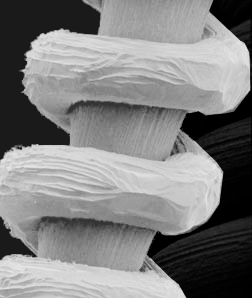
//> input picture test.tif, 252 x 298 px
$ ./Source   (built with g++ and OpenCV 4)
//> lines starting //> are read from the running program, lines starting //| are printed output that depends on the picture; after the words box and inside, x2 and y2 are one past the last pixel; in counts of white or black regions, pixels touching at a corner belong together
#include <opencv2/opencv.hpp>
#include <opencv2/core/core.hpp>
#include <opencv2/highgui/highgui.hpp>
#include <opencv2/imgproc/imgproc.hpp>
#include <opencv2/imgproc/types_c.h>
#include <iostream>

using namespace std;
using namespace cv;

void getStatData(int* hist, float* ave, float* var) {
	float average = 0, variance = 0;
	int size = 0;
	for (int i = 0; i < 256; i++) {
		average += i * hist[i];
		size += hist[i];
	}
	average /= size;
	for (int i = 0; i < 256; ++i) {
		variance += hist[i] * (i - average) * (i - average);
	}
	variance /= size;
	*ave = average; *var = variance;
}

void getGlobalHist(Mat src, int* hist) {
	int nRows = src.rows;
	int nCols = src.cols;
	if (src.isContinuous()) {//是否在内存中连续存储，若连续则读一大长条内存就能读入整张图片
		nCols *= nRows;
		nRows = 1;
	}
	int i, j;
	uchar* p;
	for (i = 0; i < nRows; ++i) {
		p = src.ptr<uchar>(i);
		for (j = 0; j < nCols; ++j) {
			hist[p[j]]++;
		}
	}
}

void printHist(Mat src, int* hist){
	int max = *max_element(hist, hist + 256);
	Mat histgraph = Mat::zeros(300, 512, CV_8U);
	for (int i = 0; i < 256; ++i) {
		for (int j = histgraph.rows - ((double)hist[i] / max * (histgraph.rows - 1)); j < histgraph.rows; ++j) {
			histgraph.at<uchar>(j, 2 * i) = 255;
			histgraph.at<uchar>(j, 2 * i + 1) = 255;
		}
	}
	imshow("Original Image", src);
	imshow("Histgraph", histgraph);
}

void interHist(int* hist, int* addedHist, int dst = 255) {
	//积分直方图
	addedHist[0] = hist[0];
	for (int i = 1; i < dst + 1; i++) {
		addedHist[i] = addedHist[i - 1] + hist[i];
	}
}

Mat global_equalize(Mat src) {
	//基础的全局直方图均衡化程序
	int hist[256] = { 0 }, addedHist[256] = { 0 };
	getGlobalHist(src, hist);
	//printHist(src, hist);
	interHist(hist, addedHist);
	Mat newLookUpTable(1, 256, CV_8UC1);
	uchar* p = newLookUpTable.ptr();
	for (int i = 0; i < 256; i++) {
		p[i] = 255.0 * addedHist[i] / addedHist[255];
	}
	Mat res(src.rows, src.cols, src.type());
	LUT(src, newLookUpTable, res);
	return res;
}

Mat local_equalization(Mat src, int size) {
	int nRows = src.rows - size + 1;    //298...
	int nCols = src.cols - size + 1;    //252...
	int hist[256] = { 0 }, addedHist[256] = { 0 };
	float x, y;
	Mat equalizedMat(nRows, nCols, CV_8U);
	uchar *p, *q;
	for (int j = 0; j < nCols; j++) {
		memset(hist, 0, 256 * sizeof(int));
		memset(addedHist, 0, 256 * sizeof(int));
		for (int i = 0; i < nRows; i++) { //新图像的i行j列
			/////////////////////////////
			if (i == 0) {
				for (int a = 0; a < size; a++) {
					p = src.ptr<uchar>(a);
					for (int b = 0; b < size; b++) {
						hist[p[j + b]]++;
						//j是准备填入的像素的列，b为偏移量，直到区域的最右
					}
				}
			}
			else {  //方块向下平移的方法
				p = src.ptr<uchar>(i - 1);
				q = src.ptr<uchar>(i + size - 1);
				for (int a = 0; a < size; a++) {
					hist[p[j + a]]--;
					hist[q[j + a]]++;
				}
			}
			p = src.ptr<uchar>(i + (size - 1) / 2);
			q = equalizedMat.ptr<uchar>(i);
			interHist(hist, addedHist);
			q[j] = 255.0 * addedHist[p[j + (size - 1) / 2]] / size / size;
			// [11 lines of commented-out code are left out]
		}
	}
	return equalizedMat;
}

Mat local_enhancement(Mat src, int size, float C, float K0, float K1, float K2, float K3) {
	float Gaverage, Gvariance, Laverage, Lvariance;
	int hist[256] = { 0 }, addedHist[256] = { 0 };
	getGlobalHist(src, hist);
	getStatData(hist, &Gaverage, &Gvariance);
	int nRows = src.rows - size + 1;    //298...
	int nCols = src.cols - size + 1;    //252...
	float x, y;
	Mat enhancedMat(nRows, nCols, CV_8U);
	uchar* p, * q;
	for (int j = 0; j < nCols; j++) {
		memset(hist, 0, 256 * sizeof(int));
		memset(addedHist, 0, 256 * sizeof(int));
		for (int i = 0; i < nRows; i++) { //新图像的i行j列
			/////////////////////////////
			if (i == 0) {
				for (int a = 0; a < size; a++) {
					p = src.ptr<uchar>(a);
					for (int b = 0; b < size; b++) {
						hist[p[j + b]]++;
						//j是准备填入的像素的列，b为偏移量，直到区域的最右
					}
				}
			}
			else {  //方块向下平移的方法
				p = src.ptr<uchar>(i - 1);
				q = src.ptr<uchar>(i + size - 1);
				for (int a = 0; a < size; a++) {
					hist[p[j + a]]--;
					hist[q[j + a]]++;
				}
			}
			p = src.ptr<uchar>(i + (size - 1) / 2);
			q = enhancedMat.ptr<uchar>(i);
			getStatData(hist, &Laverage, &Lvariance);
			if (Laverage > K0 * Gaverage && Laverage<K1 * Gaverage && Lvariance>K2 * Gvariance && Lvariance < K3 * Gvariance){
				q[j] = C * p[j + (size - 1) / 2];
			}
			else{
				q[j] =p[j + (size - 1) / 2];
			}
		}
	}
	return enhancedMat;
}
int main()
{
	cout << "////////////////////////计算全局直方图及统计值//////////////////////////" << endl;
	Mat image = imread("./test.tif");
//> image is the input picture: 298 rows x 252 cols, CV_8UC3; min 0, max 231, mean 128.1
	cvtColor(image, image, CV_BGR2GRAY);
//> image: 298 rows x 252 cols, CV_8UC1
	float average, variance;
	double t = (double)getTickCount();
	int hist[256] = { 0 };
	getGlobalHist(image, hist);
//> hist = 256 values, max 7762 at index 26, min 0 at index 117, mean 293.3
	getStatData(hist, &average, &variance);
//> the loop in getStatData, `for (int i = 0; i < 256; i++)` made 256 passes
//> (average, size) on passes 1 to 3: (0, 2695), (1284, 3979), (3106, 4890)
//> after the loop in getStatData, `for (int i = 0; i < 256; i++)`: average = 9620655; size = 75096
//> in getStatData, `average /= size;`: average = 128.1
//> the loop in getStatData, `for (int i = 0; i < 256; ++i)` made 256 passes
//> variance on passes 1 to 3: 44231784, 64977776, 79466400
//> after the loop in getStatData, `for (int i = 0; i < 256; ++i)`: variance = 425938016
//> in getStatData, `variance /= size;`: variance = 5671.9
//> average = 128.1; variance = 5671.9
	cout << "图片的全局平均值为" << average << "，方差为" << variance << endl;
//| 图片的全局平均值为128.111，方差为5671.91
	printHist(image, hist);
//> in printHist, `int max = *max_element(hist, hist + 256);`: max = 7762
//> after the loop in printHist, `for (int i = 0; i < 256; ++i)`:
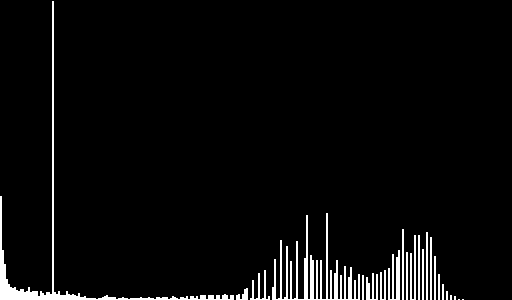
//> histgraph: 300 rows x 512 cols, CV_8UC1; 3.9% white; 23 white regions (5 under 20 px), largest, box (x1, y1, x2, y2) and area: (0, 1, 234, 300) 2028, (272, 213, 360, 300) 1858, (388, 250, 400, 300) 346
	t = ((double)getTickCount() - t) / getTickFrequency();
	cout << "此段程序用时为" << t << "s" << endl;
	waitKey(0);
	cout << "///////////////////////////全局直方图均衡化/////////////////////////////" << endl;
	t = (double)getTickCount();
	Mat result1 = global_equalize(image);
//> in global_equalize, `interHist(hist, addedHist);`: addedHist = 256 values from 2695 to 75096
//> after the loop in global_equalize, `for (int i = 0; i < 256; i++)`: newLookUpTable = 256 values from 9 to 255
//> in global_equalize, `LUT(src, newLookUpTable, res);`:
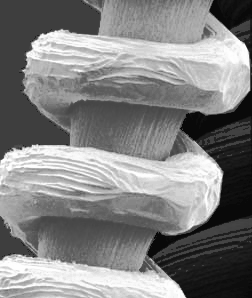
//> res: 298 rows x 252 cols, CV_8UC1; min 9, max 255, mean 130.1
	t = ((double)getTickCount() - t) / getTickFrequency();
	cout << "此段程序用时为" << t << "s" << endl;
	imshow("Global equalization", result1);
	waitKey(0);
	cout << "/////////////////////////////局部图像增强1/////////////////////////////" << endl;
	t = (double)getTickCount();
	Mat result2 = local_equalization(image, 5);
//> after the loop in local_equalization, `for (int j = 0; j < nCols; j++)`:
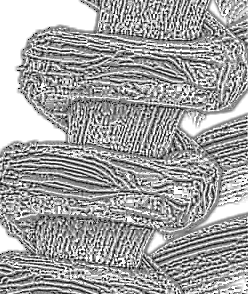
//> equalizedMat: 294 rows x 248 cols, CV_8UC1; min 10, max 255, mean 162.8
//> after the loop in local_equalization, `for (int j = 0; j < nCols; j++)`: hist = 256 values, max 22 at index 0, min 0 at index 2, mean 0.0977; addedHist = 256 values from 22 to 25
	t = ((double)getTickCount() - t) / getTickFrequency();
	cout << "此段程序用时为" << t << "s" << endl;
	imshow("Local equalization", result2);
	waitKey(0);
	cout << "/////////////////////////////局部图像增强2/////////////////////////////" << endl;
	t = (double)getTickCount();
	Mat result3 = local_enhancement(image, 5, 3, 0, 0.3, 0, 0.3);
//> in local_enhancement, `getGlobalHist(src, hist);`: hist = 256 values, max 7762 at index 26, min 0 at index 117, mean 293.3
//> the loop in getStatData (call 2), `for (int i = 0; i < 256; i++)` made 256 passes
//> the loop in getStatData (call 2), `for (int i = 0; i < 256; ++i)` made 256 passes
//> in local_enhancement, `getStatData(hist, &Gaverage, &Gvariance);`: Gaverage = 128.1; Gvariance = 5671.9
//> the loop in local_enhancement, `for (int j = 0; j < nCols; j++)` made 248 passes
//> (Laverage, Lvariance) on passes 1 to 3: (179, 228.6), (176.4, 212.7), (173.2, 182.4)
//> after the loop in local_enhancement, `for (int j = 0; j < nCols; j++)`:
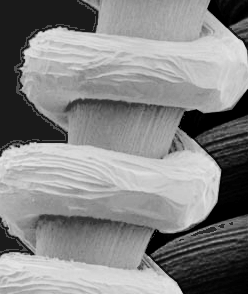
//> enhancedMat: 294 rows x 248 cols, CV_8UC1; min 0, max 231, mean 133.6
//> after the loop in local_enhancement, `for (int j = 0; j < nCols; j++)`: hist = 256 values, max 22 at index 0, min 0 at index 2, mean 0.0977; Laverage = 0.12; Lvariance = 0.106
	t = ((double)getTickCount() - t) / getTickFrequency();
	cout << "此段程序用时为" << t << "s" << endl;
	imshow("Local enhancement", result3);
	waitKey(0);
}

$ run again, with 123.png saved as test.tif
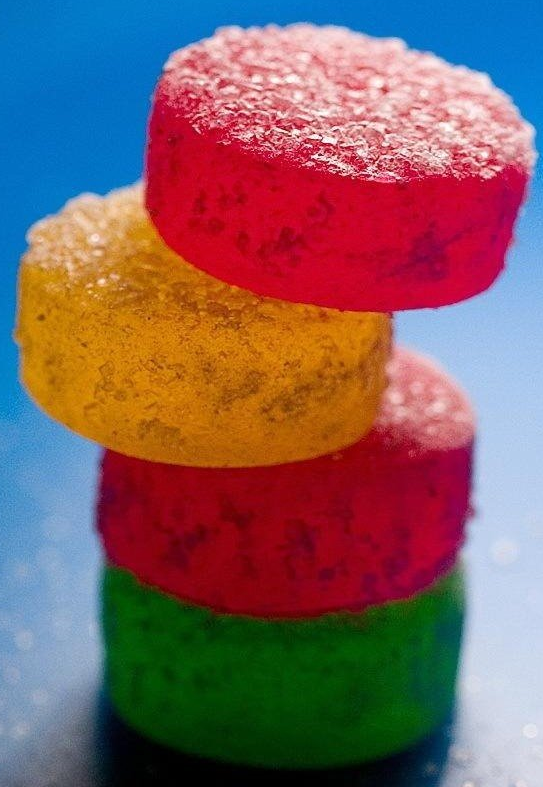
//> input picture 123.png, 543 x 787 px
//> image is the input picture: 787 rows x 543 cols, CV_8UC3; mean B, G, R 98.2, 95.6, 126.8
//> image: 787 rows x 543 cols, CV_8UC1
//> `getGlobalHist(image, hist);`: hist = 256 values, max 8233 at index 44, min 0 at index 253, mean 1669.3
//> the loop in getStatData, `for (int i = 0; i < 256; i++)` made 256 passes
//> (average, size) on passes 1 to 3: (0, 2183), (2209, 4392), (4895, 5735)
//> after the loop in getStatData, `for (int i = 0; i < 256; i++)`: average = 44966968; size = 427341
//> in getStatData, `average /= size;`: average = 105.2
//> the loop in getStatData, `for (int i = 0; i < 256; ++i)` made 256 passes
//> variance on passes 1 to 3: 24170846, 48166896, 62477108
//> after the loop in getStatData, `for (int i = 0; i < 256; ++i)`: variance = 1.45e+09
//> in getStatData, `variance /= size;`: variance = 3394.8
//> `getStatData(hist, &average, &variance);`: average = 105.2; variance = 3394.8
//| 图片的全局平均值为105.225，方差为3394.81
//> max = 8233
//> after the loop in printHist, `for (int i = 0; i < 256; ++i)`:
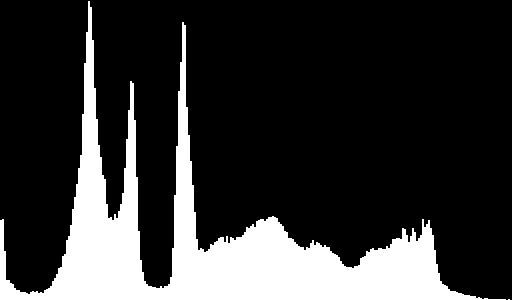
//> histgraph: 300 rows x 512 cols, CV_8UC1; 20.4% white; 2 white regions (1 under 20 px), largest, box (x1, y1, x2, y2) and area: (0, 1, 506, 300) 31308
//> in global_equalize, `interHist(hist, addedHist);`: addedHist = 256 values from 2183 to 427341
//> after the loop in global_equalize, `for (int i = 0; i < 256; i++)`: newLookUpTable = 256 values from 1 to 255
//> after the loop in local_equalization, `for (int j = 0; j < nCols; j++)`: hist = 256 values, max 8 at index 216, min 0 at index 0, mean 0.0977; addedHist = 256 values from 0 to 25
//> in local_enhancement, `getGlobalHist(src, hist);`: hist = 256 values, max 8233 at index 44, min 0 at index 253, mean 1669.3
//> the loop in getStatData (call 2), `for (int i = 0; i < 256; i++)` made 256 passes
//> the loop in getStatData (call 2), `for (int i = 0; i < 256; ++i)` made 256 passes
//> Gaverage = 105.2; Gvariance = 3394.8
//> the loop in local_enhancement, `for (int j = 0; j < nCols; j++)` made 539 passes
//> (Laverage, Lvariance) on passes 1 to 3: (105.2, 19.2), (104.2, 12.53), (103.5, 14.57)
//> after the loop in local_enhancement, `for (int j = 0; j < nCols; j++)`:
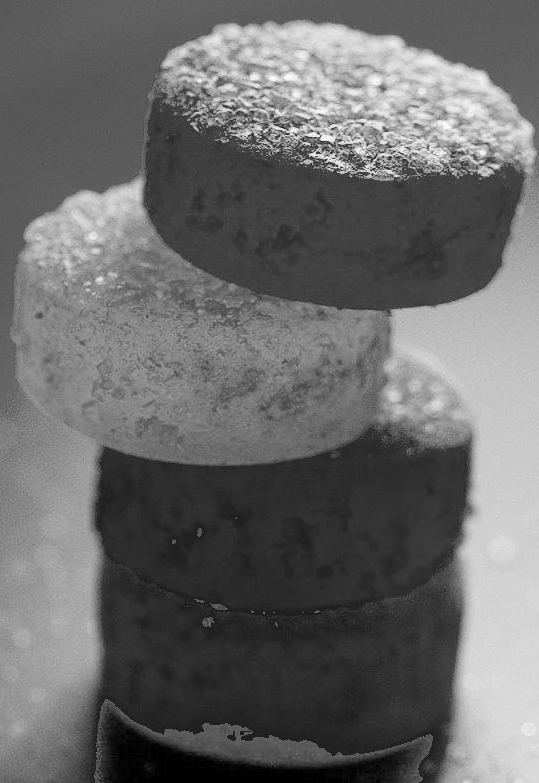
//> enhancedMat: 783 rows x 539 cols, CV_8UC1; min 0, max 254, mean 106.1
//> after the loop in local_enhancement, `for (int j = 0; j < nCols; j++)`: hist = 256 values, max 8 at index 216, min 0 at index 0, mean 0.0977; Laverage = 215.2; Lvariance = 1.28
